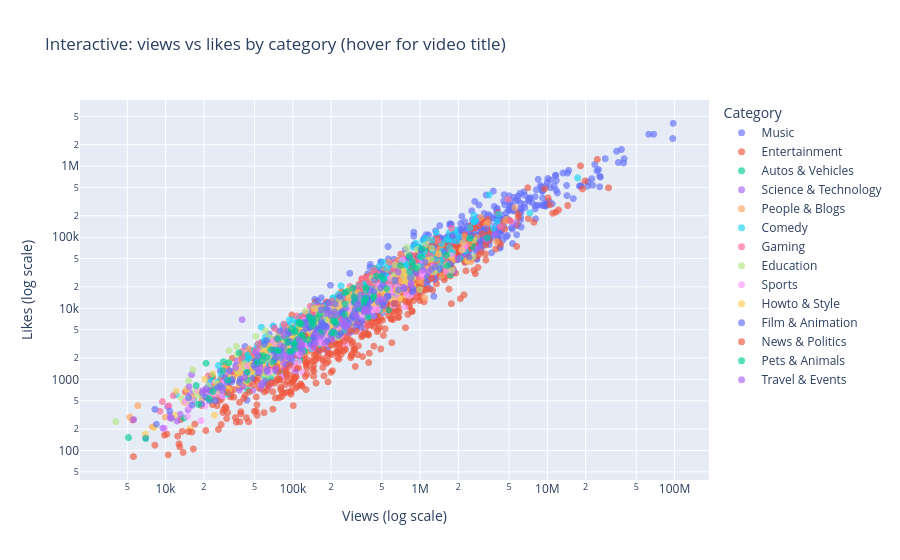

Notebook cell for this chart:
### Markdown cell above
## Interactive charts (Plotly)

### Code cell
plotly_sample = df.sample(n=min(4000, len(df)), random_state=7).copy()

fig1 = px.scatter(
    plotly_sample,
    x="views",
    y="likes",
    color="category_name",
    hover_name="title",
    hover_data={"channel_title": True, "country": True, "views": True, "likes": True},
    log_x=True,
    log_y=True,
    title="Interactive: views vs likes by category (hover for video title)",
    labels={"views": "Views (log scale)", "likes": "Likes (log scale)", "category_name": "Category"},
)
fig1.update_traces(marker=dict(size=7, opacity=0.65))
fig1.update_layout(legend_title_text="Category")
fig1.show()

### Figure 1 — Plotly figure (JSON) as saved in the notebook; plotly's stock layout.template omitted (floating-point values rounded to 4 significant figures; data arrays with more than 128 entries replaced by an {"elided": "..."} marker saying what was removed)
{"data": [{"customdata": {"elided": "910x2 str values"}, "hovertemplate": "<b>%{hovertext}</b><br><br>Category=Music<br>Views (log scale)=%{x}<br>Likes (log scale)=%{y}<br>channel_title=%{customdata[0]}<br>country=%{customdata[1]}<extra></extra>", "hovertext": {"elided": "910 str values"}, "legendgroup": "Music", "marker": {"color": "#636efa", "opacity": 0.65, "size": 7, "symbol": "circle"}, "mode": "markers", "name": "Music", "showlegend": true, "type": "scattergl", "x": {"elided": "910 int values"}, "xaxis": "x", "y": {"elided": "910 float values"}, "yaxis": "y"}, {"customdata": {"elided": "1086x2 str values"}, "hovertemplate": "<b>%{hovertext}</b><br><br>Category=Entertainment<br>Views (log scale)=%{x}<br>Likes (log scale)=%{y}<br>channel_title=%{customdata[0]}<br>country=%{customdata[1]}<extra></extra>", "hovertext": {"elided": "1086 str values"}, "legendgroup": "Entertainment", "marker": {"color": "#EF553B", "opacity": 0.65, "size": 7, "symbol": "circle"}, "mode": "markers", "name": "Entertainment", "showlegend": true, "type": "scattergl", "x": {"elided": "1086 int values"}, "xaxis": "x", "y": {"elided": "1086 float values"}, "yaxis": "y"}, {"customdata": {"elided": "86x2 str values"}, "hovertemplate": "<b>%{hovertext}</b><br><br>Category=Autos & Vehicles<br>Views (log scale)=%{x}<br>Likes (log scale)=%{y}<br>channel_title=%{customdata[0]}<br>country=%{customdata[1]}<extra></extra>", "hovertext": ["Crazy Football Trailer WATCH!", "Brand New Election Finale!!", "Final Guitar Review?", "Insane Winter Speech", "Brand New Paris Speech", "OFFICIAL PHONES REVIEW", "Quiet Cricket Update!", "Crazy Robots Interview", "Epic Guitar Prank", "Amazing Election Trailer", "Honest Football Tutorial!", "Shocking Robots Prank", "Brand New Chess Update", "Final Phones Tutorial FULL", "Wild Winter Recipe WATCH", "Epic Winter Breakdown", "Epic Winter Mystery HD", "Quiet Pasta Secret", "Amazing Winter Review OFFICIAL", "Shocking Minecraft Reaction?!", "Epic Cars Unboxing", "Perfect Cats Prank", "Wild Paris Review LEAKED", "Insane Budget Interview", "OFFICIAL MINECRAFT RECIPE", "Ultimate Cats Unboxing", "Perfect Cats Prank", "Perfect Cars Reaction", "Amazing Festival Reaction", "Surprising Robots Tutorial OFFICIAL!", "Epic Winter Mystery HD", "Quiet Chess Reaction", "EPIC ROBOTS BREAKDOWN LIVE", "OFFICIAL PHONES REVIEW", "Ultimate Guitar Mystery FULL", "Crazy Budget Secret?!", "Brand New Chess Speech", "INCREDIBLE FESTIVAL PRANK", "Final Winter Review NEW", "Wild Paris Review LEAKED", "Surprising Pasta Interview FINALE", "Shocking Bangalore Vlog", "Quiet Election Unboxing", "Ultimate Paris Unboxing WATCH", "Epic Winter Mystery HD", "Amazing Monsoon Review", "Brand New Monsoon Trailer", "Incredible Winter Vlog!!", "Official Festival Highlights", "SHOCKING BUDGET TRAILER LIVE", "Official Budget Challenge", "Incredible Winter Vlog!!", "Ultimate Space Interview", "Final Phones Recipe", "Insane Cars Breakdown", "Honest Space Secret", "Epic Pasta Tutorial?", "Incredible Minecraft Interview", "Wild Election Breakdown", "Wild Minecraft Speech LEAKED!", "Official Football Speech", "Brand New Monsoon Trailer", "Incredible Cricket Trailer!", "Crazy Robots Interview", "Surprising Cricket Challenge!!", "Epic Monsoon Finale!!", "Crazy Festival Vlog", "Amazing Monsoon Vlog?", "Honest Guitar Trailer", "Incredible Winter Vlog!!", "Surprising Cats Vlog", "Epic Pasta Tutorial?", "Brand New Monsoon Speech!", "Crazy Election Speech", "Crazy Election Speech", "Surprising Robots Speech OFFICIAL!!", "Incredible Festival Review FULL", "Surprising Chess Speech", "Official Festival Finale!!", "Surprising Paris Prank OFFICIAL", "Incredible Cats Secret", "Insane Robots Interview?!", "Amazing Phones Review", "Insane Bangalore Finale", "AMAZING MONSOON SPEECH", "Ultimate Space Interview"], "legendgroup": "Autos & Vehicles", "marker": {"color": "#00cc96", "opacity": 0.65, "size": 7, "symbol": "circle"}, "mode": "markers", "name": "Autos & Vehicles", "showlegend": true, "type": "scattergl", "x": [86484, 221718, 266985, 213057, 381088, 61808, 1092530, 297992, 261481, 40267, 165939, 114220, 78812, 58903, 52129, 231048, 471735, 565892, 127799, 414302, 1723097, 159566, 1098122, 218561, 28546, 212741, 107493, 508206, 238090, 161760, 236137, 427905, 133065, 51089, 81556, 462725, 324217, 112802, 22901, 2600733, 86000, 43645, 297136, 460265, 707632, 282714, 163961, 173171, 66774, 167633, 13944, 243501, 372658, 61988, 23046, 169185, 410266, 23086, 97928, 812035, 20791, 60181, 1088350, 252469, 1139671, 103202, 624949, 44268, 71923, 212251, 506086, 344935, 212717, 19380, 16665, 357851, 464786, 105403, 536296, 366121, 161408, 52614, 139012, 647631, 262926, 300353], "xaxis": "x", "y": [2274.0, 4995.0, 7429.0, 8227.0, 11010.0, 1545.0, 66000.0, 9783.0, 6727.0, 914.0, 5194.0, 1880.0, 2240.0, 865.0, 1646.0, 5710.0, 19800.0, 9528.0, 7110.0, 13640.0, 29510.0, 4648.0, 31230.0, 7575.0, 627.0, 9218.0, 3131.0, 21390.0, 4686.0, 5339.0, 9910.0, 22920.0, 3719.0, 1277.0, 1195.0, 16320.0, 7245.0, 5512.0, 1096.0, 73960.0, 1816.0, 2183.0, 9523.0, 19620.0, 29700.0, 5789.0, 3027.0, 4645.0, 1052.0, 2965.0, 285.0, 6531.0, 8888.0, 1882.0, 1129.0, 3747.0, 8987.0, 523.0, 3619.0, 14280.0, 1688.0, 1111.0, 34650.0, 8288.0, 27100.0, 3222.0, 31120.0, 703.0, 2531.0, 5693.0, 12810.0, 7556.0, 7673.0, 592.0, 509.0, 12290.0, 25780.0, 4333.0, 15730.0, 4637.0, 7359.0, 1244.0, 3757.0, 40350.0, 7778.0, 7164.0], "yaxis": "y"}, {"customdata": {"elided": "142x2 str values"}, "hovertemplate": "<b>%{hovertext}</b><br><br>Category=Science & Technology<br>Views (log scale)=%{x}<br>Likes (log scale)=%{y}<br>channel_title=%{customdata[0]}<br>country=%{customdata[1]}<extra></extra>", "hovertext": {"elided": "142 str values"}, "legendgroup": "Science & Technology", "marker": {"color": "#ab63fa", "opacity": 0.65, "size": 7, "symbol": "circle"}, "mode": "markers", "name": "Science & Technology", "showlegend": true, "type": "scattergl", "x": {"elided": "142 int values"}, "xaxis": "x", "y": {"elided": "142 float values"}, "yaxis": "y"}, {"customdata": {"elided": "306x2 str values"}, "hovertemplate": "<b>%{hovertext}</b><br><br>Category=People & Blogs<br>Views (log scale)=%{x}<br>Likes (log scale)=%{y}<br>channel_title=%{customdata[0]}<br>country=%{customdata[1]}<extra></extra>", "hovertext": {"elided": "306 str values"}, "legendgroup": "People & Blogs", "marker": {"color": "#FFA15A", "opacity": 0.65, "size": 7, "symbol": "circle"}, "mode": "markers", "name": "People & Blogs", "showlegend": true, "type": "scattergl", "x": {"elided": "306 int values"}, "xaxis": "x", "y": {"elided": "306 float values"}, "yaxis": "y"}, {"customdata": {"elided": "290x2 str values"}, "hovertemplate": "<b>%{hovertext}</b><br><br>Category=Comedy<br>Views (log scale)=%{x}<br>Likes (log scale)=%{y}<br>channel_title=%{customdata[0]}<br>country=%{customdata[1]}<extra></extra>", "hovertext": {"elided": "290 str values"}, "legendgroup": "Comedy", "marker": {"color": "#19d3f3", "opacity": 0.65, "size": 7, "symbol": "circle"}, "mode": "markers", "name": "Comedy", "showlegend": true, "type": "scattergl", "x": {"elided": "290 int values"}, "xaxis": "x", "y": {"elided": "290 float values"}, "yaxis": "y"}, {"customdata": {"elided": "191x2 str values"}, "hovertemplate": "<b>%{hovertext}</b><br><br>Category=Gaming<br>Views (log scale)=%{x}<br>Likes (log scale)=%{y}<br>channel_title=%{customdata[0]}<br>country=%{customdata[1]}<extra></extra>", "hovertext": {"elided": "191 str values"}, "legendgroup": "Gaming", "marker": {"color": "#FF6692", "opacity": 0.65, "size": 7, "symbol": "circle"}, "mode": "markers", "name": "Gaming", "showlegend": true, "type": "scattergl", "x": {"elided": "191 int values"}, "xaxis": "x", "y": {"elided": "191 float values"}, "yaxis": "y"}, {"customdata": {"elided": "142x2 str values"}, "hovertemplate": "<b>%{hovertext}</b><br><br>Category=Education<br>Views (log scale)=%{x}<br>Likes (log scale)=%{y}<br>channel_title=%{customdata[0]}<br>country=%{customdata[1]}<extra></extra>", "hovertext": {"elided": "142 str values"}, "legendgroup": "Education", "marker": {"color": "#B6E880", "opacity": 0.65, "size": 7, "symbol": "circle"}, "mode": "markers", "name": "Education", "showlegend": true, "type": "scattergl", "x": {"elided": "142 int values"}, "xaxis": "x", "y": {"elided": "142 float values"}, "yaxis": "y"}, {"customdata": {"elided": "161x2 str values"}, "hovertemplate": "<b>%{hovertext}</b><br><br>Category=Sports<br>Views (log scale)=%{x}<br>Likes (log scale)=%{y}<br>channel_title=%{customdata[0]}<br>country=%{customdata[1]}<extra></extra>", "hovertext": {"elided": "161 str values"}, "legendgroup": "Sports", "marker": {"color": "#FF97FF", "opacity": 0.65, "size": 7, "symbol": "circle"}, "mode": "markers", "name": "Sports", "showlegend": true, "type": "scattergl", "x": {"elided": "161 int values"}, "xaxis": "x", "y": {"elided": "161 float values"}, "yaxis": "y"}, {"customdata": {"elided": "151x2 str values"}, "hovertemplate": "<b>%{hovertext}</b><br><br>Category=Howto & Style<br>Views (log scale)=%{x}<br>Likes (log scale)=%{y}<br>channel_title=%{customdata[0]}<br>country=%{customdata[1]}<extra></extra>", "hovertext": {"elided": "151 str values"}, "legendgroup": "Howto & Style", "marker": {"color": "#FECB52", "opacity": 0.65, "size": 7, "symbol": "circle"}, "mode": "markers", "name": "Howto & Style", "showlegend": true, "type": "scattergl", "x": {"elided": "151 int values"}, "xaxis": "x", "y": {"elided": "151 float values"}, "yaxis": "y"}, {"customdata": {"elided": "194x2 str values"}, "hovertemplate": "<b>%{hovertext}</b><br><br>Category=Film & Animation<br>Views (log scale)=%{x}<br>Likes (log scale)=%{y}<br>channel_title=%{customdata[0]}<br>country=%{customdata[1]}<extra></extra>", "hovertext": {"elided": "194 str values"}, "legendgroup": "Film & Animation", "marker": {"color": "#636efa", "opacity": 0.65, "size": 7, "symbol": "circle"}, "mode": "markers", "name": "Film & Animation", "showlegend": true, "type": "scattergl", "x": {"elided": "194 int values"}, "xaxis": "x", "y": {"elided": "194 float values"}, "yaxis": "y"}, {"customdata": {"elided": "191x2 str values"}, "hovertemplate": "<b>%{hovertext}</b><br><br>Category=News & Politics<br>Views (log scale)=%{x}<br>Likes (log scale)=%{y}<br>channel_title=%{customdata[0]}<br>country=%{customdata[1]}<extra></extra>", "hovertext": {"elided": "191 str values"}, "legendgroup": "News & Politics", "marker": {"color": "#EF553B", "opacity": 0.65, "size": 7, "symbol": "circle"}, "mode": "markers", "name": "News & Politics", "showlegend": true, "type": "scattergl", "x": {"elided": "191 int values"}, "xaxis": "x", "y": {"elided": "191 float values"}, "yaxis": "y"}, {"customdata": {"elided": "93x2 str values"}, "hovertemplate": "<b>%{hovertext}</b><br><br>Category=Pets & Animals<br>Views (log scale)=%{x}<br>Likes (log scale)=%{y}<br>channel_title=%{customdata[0]}<br>country=%{customdata[1]}<extra></extra>", "hovertext": ["Incredible Festival Unboxing", "Amazing Budget Mystery", "AMAZING FESTIVAL REVIEW EXCLUSIVE", "Brand New Robots Unboxing?!", "Crazy Guitar Trailer", "Surprising Minecraft Unboxing", "Insane Robots Speech", "Epic Phones Reaction", "FINAL ELECTION CHALLENGE", "Brand New Guitar Update", "Honest Election Highlights", "Amazing Election Highlights LEAKED", "Perfect Paris Update", "Amazing Minecraft Review", "Perfect Festival Trailer", "Shocking Minecraft Review", "Ultimate Paris Recipe LIVE", "Perfect Bangalore Review", "Honest Robots Tutorial HD", "Official Budget Highlights", "Surprising Guitar Recipe", "Crazy Phones Secret", "Perfect Paris Highlights HD", "Crazy Football Recipe!", "PERFECT MINECRAFT CHALLENGE", "QUIET WINTER SPEECH WATCH", "Honest Cats Interview", "Quiet Phones Speech", "SHOCKING PASTA HIGHLIGHTS", "Quiet Paris Vlog", "Honest Winter Tutorial", "Epic Budget Highlights OFFICIAL", "Quiet Winter Finale FINALE!", "Honest Festival Vlog?!", "Official Guitar Reaction", "Epic Phones Reaction", "Surprising Football Secret!", "Epic Minecraft Interview", "Amazing Paris Secret WATCH", "Insane Cats Breakdown", "Shocking Robots Update", "Crazy Football Interview", "Ultimate Robots Tutorial", "Brand New Cats Reaction", "Official Robots Unboxing", "SURPRISING PARIS VLOG", "Wild Space Trailer", "Surprising Minecraft Unboxing", "Ultimate Winter Challenge", "Insane Cats Breakdown", "Perfect Budget Breakdown", "Amazing Election Highlights LEAKED", "Brand New Election Highlights HD", "Epic Budget Highlights OFFICIAL", "Honest Election Breakdown", "Amazing Phones Update WATCH", "Quiet Election Interview", "Insane Paris Trailer?!", "Official Guitar Breakdown", "Quiet Pasta Challenge", "Honest Election Finale!", "Shocking Winter Breakdown HD", "Insane Phones Recipe", "Honest Football Recipe", "Amazing Budget Mystery", "Crazy Football Recipe!", "Epic Monsoon Secret", "Brand New Monsoon Interview", "Shocking Football Challenge", "Insane Robots Speech", "Perfect Cars Unboxing", "Insane Chess Secret", "Perfect Robots Vlog", "Shocking Football Challenge", "Insane Winter Secret LEAKED", "SHOCKING ELECTION INTERVIEW", "Ultimate Cricket Update", "Incredible Robots Challenge", "Final Football Speech", "Ultimate Election Update", "Shocking Winter Vlog OFFICIAL", "Quiet Robots Tutorial", "Brand New Cricket Secret WATCH", "Shocking Election Vlog?!", "Insane Cats Breakdown", "Honest Phones Update OFFICIAL", "Perfect Winter Challenge", "Quiet Festival Trailer", "Surprising Minecraft Unboxing", "Brand New Space Breakdown", "Amazing Paris Secret WATCH", "INCREDIBLE ROBOTS TRAILER", "Honest Festival Review"], "legendgroup": "Pets & Animals", "marker": {"color": "#00cc96", "opacity": 0.65, "size": 7, "symbol": "circle"}, "mode": "markers", "name": "Pets & Animals", "showlegend": true, "type": "scattergl", "x": [43809, 130844, 118597, 374217, 30904, 62583, 37932, 254869, 55094, 266406, 373263, 43871, 825110, 3368174, 1033937, 217583, 139345, 31406, 548234, 202177, 97558, 77169, 117886, 2064783, 105217, 57897, 53071, 455206, 334236, 702625, 214244, 1024746, 256900, 97395, 496931, 294997, 365251, 86851, 374390, 112718, 219234, 141714, 107494, 308822, 255489, 94064, 74793, 52537, 114446, 169276, 163262, 23509, 18183, 869505, 155147, 17411, 1613193, 123602, 21944, 5112, 429812, 102978, 83917, 69451, 163726, 1635309, 212571, 102474, 58343, 28458, 433292, 146129, 113423, 106684, 518766, 105870, 390458, 875138, 105593, 359656, 930845, 6980, 28154, 116007, 134724, 66823, 139729, 827778, 76908, 91516, 302911, 206740, 2461364], "xaxis": "x", "y": [980.0, 3622.0, 3903.0, 19610.0, 971.0, 2059.0, 2366.0, 16540.0, 2131.0, 17190.0, 13720.0, 1261.0, 54070.0, 97880.0, 68810.0, 6263.0, 6890.0, 1708.0, 18860.0, 4565.0, 5117.0, 3756.0, 4187.0, 49910.0, 4815.0, 1834.0, 2154.0, 28500.0, 10130.0, 40130.0, 6596.0, 52690.0, 11560.0, 2487.0, 27980.0, 19140.0, 13060.0, 3854.0, 17990.0, 6379.0, 7740.0, 5724.0, 3598.0, 12300.0, 8211.0, 2502.0, 2579.0, 1728.0, 4077.0, 9580.0, 8307.0, 676.0, 445.0, 44710.0, 7367.0, 820.0, 55910.0, 2492.0, 538.0, 152.0, 14680.0, 4619.0, 0.0, 1743.0, 4532.0, 39530.0, 4488.0, 3162.0, 2162.0, 1775.0, 13910.0, 6186.0, 5975.0, 3290.0, 25600.0, 2730.0, 7479.0, 39240.0, 3202.0, 11870.0, 36520.0, 147.0, 1323.0, 6101.0, 7624.0, 2628.0, 7009.0, 32440.0, 2530.0, 3283.0, 14560.0, 6653.0, 96870.0], "yaxis": "y"}, {"customdata": [["AmazingTrailer43", "GB"], ["SurprisingTutorial85", "IN"], ["IncredibleUnboxing19", "GB"], ["SurprisingTutorial85", "US"], ["SurprisingTutorial85", "GB"], ["SurprisingTutorial85", "US"], ["SurprisingTutorial85", "GB"], ["FinalFinale16", "US"], ["SurprisingTutorial85", "US"], ["SurprisingTutorial85", "IN"], ["SurprisingTutorial85", "US"], ["SurprisingTutorial85", "US"], ["FinalMystery79", "GB"], ["FinalMystery79", "US"], ["SurprisingTutorial85", "GB"], ["SurprisingTutorial85", "IN"], ["ShockingBreakdown24", "US"], ["SurprisingTutorial85", "GB"], ["SurprisingTutorial85", "IN"], ["IncredibleUnboxing19", "US"], ["SurprisingTutorial85", "IN"], ["SurprisingTutorial85", "IN"], ["SurprisingTutorial85", "IN"], ["SurprisingTutorial85", "GB"], ["SurprisingTutorial85", "GB"], ["ShockingReview29", "IN"], ["SurprisingTutorial85", "IN"], ["SurprisingTutorial85", "US"], ["FinalPrank44", "IN"], ["FinalPrank44", "US"], ["FinalPrank44", "US"], ["SurprisingTutorial85", "GB"], ["SurprisingTutorial85", "GB"], ["IncredibleUnboxing19", "GB"], ["SurprisingTutorial85", "US"], ["SurprisingTutorial85", "IN"], ["SurprisingTutorial85", "US"], ["SurprisingTutorial85", "IN"], ["SurprisingTutorial85", "GB"], ["SurprisingTutorial85", "US"], ["IncredibleUnboxing19", "US"], ["SurprisingTutorial85", "GB"], ["SurprisingTutorial85", "GB"], ["FinalFinale16", "GB"], ["UltimateBreakdown14", "GB"], ["SurprisingTutorial85", "GB"], ["ShockingReview29", "US"], ["SurprisingTutorial85", "US"], ["HonestBreakdown49", "GB"], ["HonestBreakdown49", "GB"], ["SurprisingTutorial85", "US"], ["FinalPrank44", "IN"], ["AmazingTrailer43", "GB"], ["SurprisingTutorial85", "US"], ["FinalFinale16", "GB"], ["SurprisingTutorial85", "US"], ["SurprisingTutorial85", "US"]], "hovertemplate": "<b>%{hovertext}</b><br><br>Category=Travel & Events<br>Views (log scale)=%{x}<br>Likes (log scale)=%{y}<br>channel_title=%{customdata[0]}<br>country=%{customdata[1]}<extra></extra>", "hovertext": ["Final Minecraft Interview!", "Surprising Election Trailer LIVE", "Shocking Guitar Finale?!", "Insane Football Breakdown", "Quiet Football Trailer MUST", "Ultimate Festival Trailer", "Incredible Space Prank LIVE?!", "Wild Robots Challenge", "Insane Minecraft Finale", "Crazy Monsoon Mystery", "Brand New Guitar Recipe", "Official Phones Reaction", "Perfect Bangalore Trailer", "Surprising Cats Secret WATCH", "BRAND NEW CARS TRAILER?!", "Shocking Cats Recipe", "Official Winter Review NEW", "Official Budget Secret!", "Quiet Chess Secret LIVE", "Crazy Bangalore Challenge", "Incredible Monsoon Speech?!", "Amazing Monsoon Speech", "Crazy Minecraft Breakdown", "BRAND NEW CARS TRAILER?!", "Crazy Pasta Speech NEW", "Surprising Winter Update", "Crazy Monsoon Mystery", "Brand New Winter Highlights", "Crazy Guitar Speech", "Crazy Cricket Interview NEW", "Final Paris Highlights", "Incredible Paris Prank NEW", "Incredible Paris Prank NEW", "Wild Space Prank OFFICIAL!!", "Brand New Cricket Prank", "Amazing Cricket Trailer", "Crazy Cars Vlog FINALE", "Final Robots Review!!", "Incredible Paris Prank NEW", "Epic Chess Prank", "Brand New Minecraft Update", "Quiet Budget Finale", "Ultimate Cricket Recipe FULL", "Surprising Minecraft Recipe!", "Perfect Monsoon Review", "Wild Cricket Review WATCH?", "Brand New Cricket Prank", "Wild Festival Interview", "Incredible Phones Interview", "Quiet Monsoon Reaction EXCLUSIVE", "PERFECT PHONES HIGHLIGHTS", "Ultimate Election Interview", "Final Minecraft Interview!", "Surprising Bangalore Vlog", "Wild Robots Challenge", "Official Cars Breakdown", "Epic Chess Prank"], "legendgroup": "Travel & Events", "marker": {"color": "#ab63fa", "opacity": 0.65, "size": 7, "symbol": "circle"}, "mode": "markers", "name": "Travel & Events", "showlegend": true, "type": "scattergl", "x": [1988625, 387765, 71731, 39966, 20836, 5611, 163338, 10938, 177772, 98612, 2859342, 84818, 40552, 1051835, 27786, 151460, 366220, 312950, 19601, 79273, 252132, 57696, 216807, 41697, 145378, 674042, 118007, 54585, 87300, 151537, 53168, 740950, 506950, 324236, 56116, 1159203, 35553, 118481, 850929, 245476, 84710, 55565, 51256, 111992, 264964, 9535, 476252, 15291, 166947, 73230, 185998, 12331, 843193, 113776, 11079, 62894, 365724], "xaxis": "x", "y": [49500.0, 9052.0, 0.0, 6917.0, 739.0, 272.0, 3944.0, 285.0, 3290.0, 2001.0, 71460.0, 4133.0, 793.0, 34460.0, 696.0, 4389.0, 8997.0, 7973.0, 695.0, 3064.0, 6081.0, 874.0, 8087.0, 1044.0, 2862.0, 32130.0, 2394.0, 1287.0, 2077.0, 3255.0, 2135.0, 19670.0, 13460.0, 11370.0, 820.0, 32620.0, 1462.0, 3051.0, 22590.0, 6597.0, 1694.0, 1432.0, 2368.0, 3580.0, 5484.0, 206.0, 13090.0, 788.0, 9570.0, 1400.0, 8486.0, 260.0, 20990.0, 2924.0, 288.0, 1415.0, 9829.0], "yaxis": "y"}], "layout": {"legend": {"title": {"text": "Category"}, "tracegroupgap": 0}, "title": {"text": "Interactive: views vs likes by category (hover for video title)"}, "xaxis": {"anchor": "y", "domain": [0, 1], "title": {"text": "Views (log scale)"}, "type": "log"}, "yaxis": {"anchor": "x", "domain": [0, 1], "title": {"text": "Likes (log scale)"}, "type": "log"}}}
